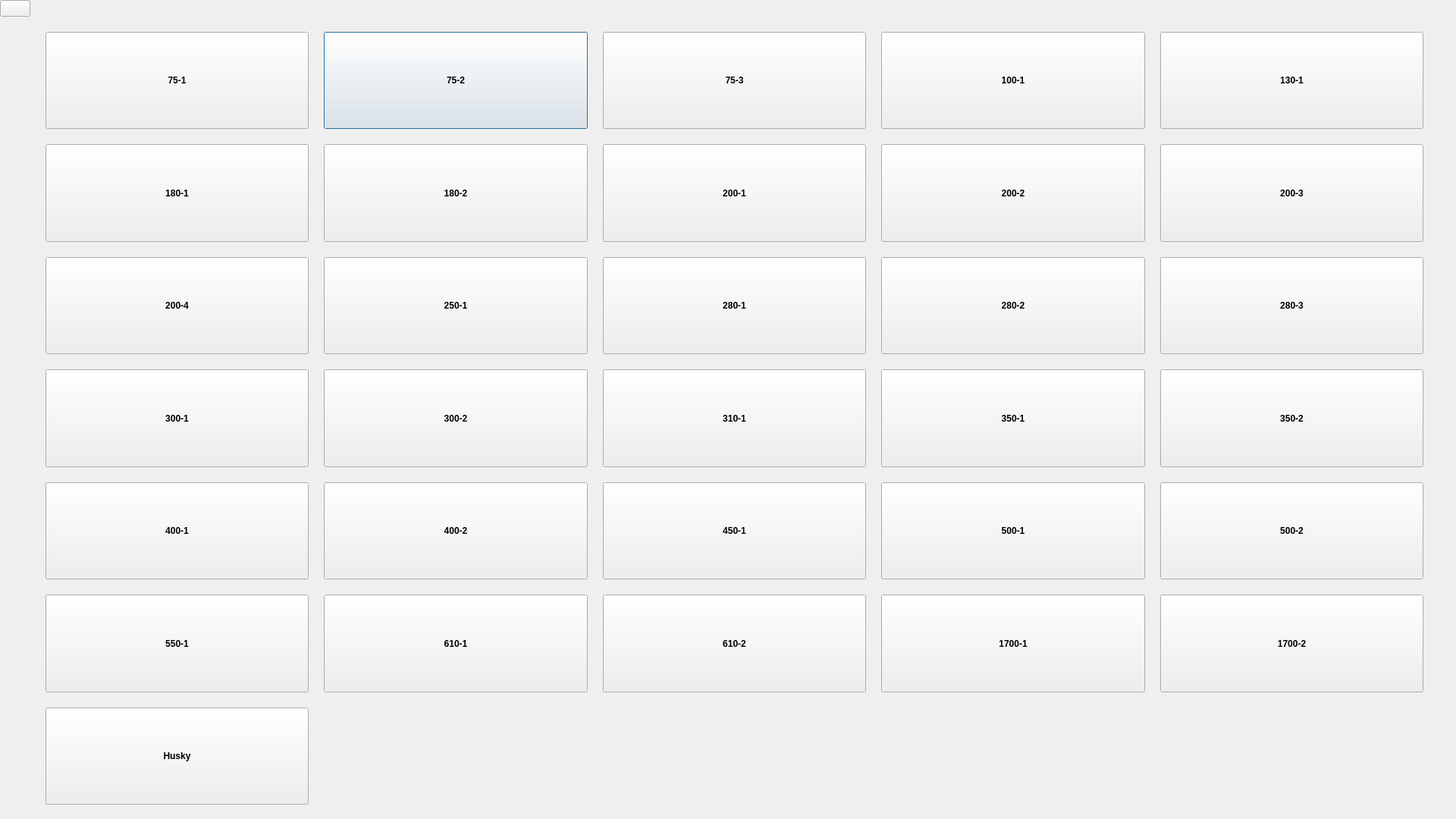
<?xml version="1.0" encoding="UTF-8"?>
<ui version="4.0">
 <class>Dialog</class>
 <widget class="QDialog" name="Dialog">
  <property name="geometry">
   <rect>
    <x>0</x>
    <y>0</y>
    <width>1920</width>
    <height>1080</height>
   </rect>
  </property>
  <property name="minimumSize">
   <size>
    <width>1280</width>
    <height>720</height>
   </size>
  </property>
  <property name="maximumSize">
   <size>
    <width>1920</width>
    <height>1080</height>
   </size>
  </property>
  <property name="mouseTracking">
   <bool>false</bool>
  </property>
  <property name="windowTitle">
   <string>Dialog</string>
  </property>
  <widget class="QWidget" name="gridLayoutWidget">
   <property name="geometry">
    <rect>
     <x>0</x>
     <y>0</y>
     <width>1921</width>
     <height>1081</height>
    </rect>
   </property>
   <layout class="QGridLayout" name="MachineLayout">
    <property name="leftMargin">
     <number>0</number>
    </property>
    <property name="bottomMargin">
     <number>0</number>
    </property>
    <property name="spacing">
     <number>20</number>
    </property>
    <item row="0" column="1" colspan="5">
     <spacer name="horizontalSpacer">
      <property name="orientation">
       <enum>Qt::Orientation::Horizontal</enum>
      </property>
      <property name="sizeHint" stdset="0">
       <size>
        <width>40</width>
        <height>20</height>
       </size>
      </property>
     </spacer>
    </item>
    <item row="1" column="2">
     <widget class="QPushButton" name="Button752">
      <property name="sizePolicy">
       <sizepolicy hsizetype="Expanding" vsizetype="Expanding">
        <horstretch>0</horstretch>
        <verstretch>0</verstretch>
       </sizepolicy>
      </property>
      <property name="font">
       <font>
        <bold>true</bold>
       </font>
      </property>
      <property name="text">
       <string>75-2</string>
      </property>
     </widget>
    </item>
    <item row="1" column="4">
     <widget class="QPushButton" name="Button1001">
      <property name="sizePolicy">
       <sizepolicy hsizetype="Expanding" vsizetype="Expanding">
        <horstretch>0</horstretch>
        <verstretch>0</verstretch>
       </sizepolicy>
      </property>
      <property name="font">
       <font>
        <bold>true</bold>
       </font>
      </property>
      <property name="text">
       <string>100-1</string>
      </property>
     </widget>
    </item>
    <item row="6" column="3">
     <widget class="QPushButton" name="Button6102">
      <property name="sizePolicy">
       <sizepolicy hsizetype="Expanding" vsizetype="Expanding">
        <horstretch>0</horstretch>
        <verstretch>0</verstretch>
       </sizepolicy>
      </property>
      <property name="font">
       <font>
        <bold>true</bold>
       </font>
      </property>
      <property name="text">
       <string>610-2</string>
      </property>
     </widget>
    </item>
    <item row="3" column="5">
     <widget class="QPushButton" name="Button2803">
      <property name="sizePolicy">
       <sizepolicy hsizetype="Expanding" vsizetype="Expanding">
        <horstretch>0</horstretch>
        <verstretch>0</verstretch>
       </sizepolicy>
      </property>
      <property name="font">
       <font>
        <bold>true</bold>
       </font>
      </property>
      <property name="text">
       <string>280-3</string>
      </property>
     </widget>
    </item>
    <item row="5" column="1">
     <widget class="QPushButton" name="Button4001">
      <property name="sizePolicy">
       <sizepolicy hsizetype="Expanding" vsizetype="Expanding">
        <horstretch>0</horstretch>
        <verstretch>0</verstretch>
       </sizepolicy>
      </property>
      <property name="font">
       <font>
        <bold>true</bold>
       </font>
      </property>
      <property name="text">
       <string>400-1</string>
      </property>
     </widget>
    </item>
    <item row="6" column="2">
     <widget class="QPushButton" name="Button6101">
      <property name="sizePolicy">
       <sizepolicy hsizetype="Expanding" vsizetype="Expanding">
        <horstretch>0</horstretch>
        <verstretch>0</verstretch>
       </sizepolicy>
      </property>
      <property name="font">
       <font>
        <bold>true</bold>
       </font>
      </property>
      <property name="text">
       <string>610-1</string>
      </property>
     </widget>
    </item>
    <item row="1" column="6" rowspan="7">
     <spacer name="verticalSpacer_2">
      <property name="orientation">
       <enum>Qt::Orientation::Vertical</enum>
      </property>
      <property name="sizeHint" stdset="0">
       <size>
        <width>44</width>
        <height>40</height>
       </size>
      </property>
     </spacer>
    </item>
    <item row="0" column="0">
     <widget class="QPushButton" name="ButtonExit">
      <property name="text">
       <string/>
      </property>
      <property name="icon">
       <iconset theme="QIcon::ThemeIcon::ApplicationExit"/>
      </property>
      <property name="iconSize">
       <size>
        <width>32</width>
        <height>32</height>
       </size>
      </property>
      <property name="shortcut">
       <string>Ctrl+W</string>
      </property>
      <property name="checkable">
       <bool>false</bool>
      </property>
      <property name="checked">
       <bool>false</bool>
      </property>
     </widget>
    </item>
    <item row="2" column="4">
     <widget class="QPushButton" name="Button2002">
      <property name="sizePolicy">
       <sizepolicy hsizetype="Expanding" vsizetype="Expanding">
        <horstretch>0</horstretch>
        <verstretch>0</verstretch>
       </sizepolicy>
      </property>
      <property name="font">
       <font>
        <bold>true</bold>
       </font>
      </property>
      <property name="text">
       <string>200-2</string>
      </property>
     </widget>
    </item>
    <item row="4" column="1">
     <widget class="QPushButton" name="Button3001">
      <property name="sizePolicy">
       <sizepolicy hsizetype="Expanding" vsizetype="Expanding">
        <horstretch>0</horstretch>
        <verstretch>0</verstretch>
       </sizepolicy>
      </property>
      <property name="font">
       <font>
        <bold>true</bold>
       </font>
      </property>
      <property name="text">
       <string>300-1</string>
      </property>
     </widget>
    </item>
    <item row="3" column="3">
     <widget class="QPushButton" name="Button2801">
      <property name="sizePolicy">
       <sizepolicy hsizetype="Expanding" vsizetype="Expanding">
        <horstretch>0</horstretch>
        <verstretch>0</verstretch>
       </sizepolicy>
      </property>
      <property name="font">
       <font>
        <bold>true</bold>
       </font>
      </property>
      <property name="text">
       <string>280-1</string>
      </property>
     </widget>
    </item>
    <item row="4" column="2">
     <widget class="QPushButton" name="Button3002">
      <property name="sizePolicy">
       <sizepolicy hsizetype="Expanding" vsizetype="Expanding">
        <horstretch>0</horstretch>
        <verstretch>0</verstretch>
       </sizepolicy>
      </property>
      <property name="font">
       <font>
        <bold>true</bold>
       </font>
      </property>
      <property name="text">
       <string>300-2</string>
      </property>
     </widget>
    </item>
    <item row="1" column="0" rowspan="7">
     <spacer name="verticalSpacer">
      <property name="orientation">
       <enum>Qt::Orientation::Vertical</enum>
      </property>
      <property name="sizeHint" stdset="0">
       <size>
        <width>20</width>
        <height>40</height>
       </size>
      </property>
     </spacer>
    </item>
    <item row="2" column="3">
     <widget class="QPushButton" name="Button2001">
      <property name="sizePolicy">
       <sizepolicy hsizetype="Expanding" vsizetype="Expanding">
        <horstretch>0</horstretch>
        <verstretch>0</verstretch>
       </sizepolicy>
      </property>
      <property name="font">
       <font>
        <bold>true</bold>
       </font>
      </property>
      <property name="text">
       <string>200-1</string>
      </property>
     </widget>
    </item>
    <item row="4" column="4">
     <widget class="QPushButton" name="Button3501">
      <property name="sizePolicy">
       <sizepolicy hsizetype="Expanding" vsizetype="Expanding">
        <horstretch>0</horstretch>
        <verstretch>0</verstretch>
       </sizepolicy>
      </property>
      <property name="font">
       <font>
        <bold>true</bold>
       </font>
      </property>
      <property name="text">
       <string>350-1</string>
      </property>
     </widget>
    </item>
    <item row="6" column="1">
     <widget class="QPushButton" name="Button5501">
      <property name="sizePolicy">
       <sizepolicy hsizetype="Expanding" vsizetype="Expanding">
        <horstretch>0</horstretch>
        <verstretch>0</verstretch>
       </sizepolicy>
      </property>
      <property name="font">
       <font>
        <bold>true</bold>
       </font>
      </property>
      <property name="text">
       <string>550-1</string>
      </property>
     </widget>
    </item>
    <item row="4" column="3">
     <widget class="QPushButton" name="Button3101">
      <property name="sizePolicy">
       <sizepolicy hsizetype="Expanding" vsizetype="Expanding">
        <horstretch>0</horstretch>
        <verstretch>0</verstretch>
       </sizepolicy>
      </property>
      <property name="font">
       <font>
        <bold>true</bold>
       </font>
      </property>
      <property name="text">
       <string>310-1</string>
      </property>
     </widget>
    </item>
    <item row="6" column="4">
     <widget class="QPushButton" name="Button17001">
      <property name="sizePolicy">
       <sizepolicy hsizetype="Expanding" vsizetype="Expanding">
        <horstretch>0</horstretch>
        <verstretch>0</verstretch>
       </sizepolicy>
      </property>
      <property name="font">
       <font>
        <bold>true</bold>
       </font>
      </property>
      <property name="text">
       <string>1700-1</string>
      </property>
     </widget>
    </item>
    <item row="5" column="3">
     <widget class="QPushButton" name="Button4501">
      <property name="sizePolicy">
       <sizepolicy hsizetype="Expanding" vsizetype="Expanding">
        <horstretch>0</horstretch>
        <verstretch>0</verstretch>
       </sizepolicy>
      </property>
      <property name="font">
       <font>
        <bold>true</bold>
       </font>
      </property>
      <property name="text">
       <string>450-1</string>
      </property>
     </widget>
    </item>
    <item row="5" column="4">
     <widget class="QPushButton" name="Button5001">
      <property name="sizePolicy">
       <sizepolicy hsizetype="Expanding" vsizetype="Expanding">
        <horstretch>0</horstretch>
        <verstretch>0</verstretch>
       </sizepolicy>
      </property>
      <property name="font">
       <font>
        <bold>true</bold>
       </font>
      </property>
      <property name="text">
       <string>500-1</string>
      </property>
     </widget>
    </item>
    <item row="5" column="5">
     <widget class="QPushButton" name="Button5002">
      <property name="sizePolicy">
       <sizepolicy hsizetype="Expanding" vsizetype="Expanding">
        <horstretch>0</horstretch>
        <verstretch>0</verstretch>
       </sizepolicy>
      </property>
      <property name="font">
       <font>
        <bold>true</bold>
       </font>
      </property>
      <property name="text">
       <string>500-2</string>
      </property>
     </widget>
    </item>
    <item row="6" column="5">
     <widget class="QPushButton" name="Button17002">
      <property name="sizePolicy">
       <sizepolicy hsizetype="Expanding" vsizetype="Expanding">
        <horstretch>0</horstretch>
        <verstretch>0</verstretch>
       </sizepolicy>
      </property>
      <property name="font">
       <font>
        <bold>true</bold>
       </font>
      </property>
      <property name="text">
       <string>1700-2</string>
      </property>
     </widget>
    </item>
    <item row="2" column="2">
     <widget class="QPushButton" name="Button1802">
      <property name="sizePolicy">
       <sizepolicy hsizetype="Expanding" vsizetype="Expanding">
        <horstretch>0</horstretch>
        <verstretch>0</verstretch>
       </sizepolicy>
      </property>
      <property name="font">
       <font>
        <bold>true</bold>
       </font>
      </property>
      <property name="text">
       <string>180-2</string>
      </property>
     </widget>
    </item>
    <item row="1" column="1">
     <widget class="QPushButton" name="Button751">
      <property name="sizePolicy">
       <sizepolicy hsizetype="Expanding" vsizetype="Expanding">
        <horstretch>0</horstretch>
        <verstretch>0</verstretch>
       </sizepolicy>
      </property>
      <property name="font">
       <font>
        <bold>true</bold>
       </font>
      </property>
      <property name="text">
       <string>75-1</string>
      </property>
     </widget>
    </item>
    <item row="5" column="2">
     <widget class="QPushButton" name="Button4002">
      <property name="sizePolicy">
       <sizepolicy hsizetype="Expanding" vsizetype="Expanding">
        <horstretch>0</horstretch>
        <verstretch>0</verstretch>
       </sizepolicy>
      </property>
      <property name="font">
       <font>
        <bold>true</bold>
       </font>
      </property>
      <property name="text">
       <string>400-2</string>
      </property>
     </widget>
    </item>
    <item row="3" column="1">
     <widget class="QPushButton" name="Button2004">
      <property name="sizePolicy">
       <sizepolicy hsizetype="Expanding" vsizetype="Expanding">
        <horstretch>0</horstretch>
        <verstretch>0</verstretch>
       </sizepolicy>
      </property>
      <property name="font">
       <font>
        <bold>true</bold>
       </font>
      </property>
      <property name="text">
       <string>200-4</string>
      </property>
     </widget>
    </item>
    <item row="2" column="1">
     <widget class="QPushButton" name="Button1801">
      <property name="sizePolicy">
       <sizepolicy hsizetype="Expanding" vsizetype="Expanding">
        <horstretch>0</horstretch>
        <verstretch>0</verstretch>
       </sizepolicy>
      </property>
      <property name="font">
       <font>
        <bold>true</bold>
       </font>
      </property>
      <property name="text">
       <string>180-1</string>
      </property>
     </widget>
    </item>
    <item row="8" column="1" colspan="5">
     <spacer name="horizontalSpacer_2">
      <property name="orientation">
       <enum>Qt::Orientation::Horizontal</enum>
      </property>
      <property name="sizeHint" stdset="0">
       <size>
        <width>40</width>
        <height>20</height>
       </size>
      </property>
     </spacer>
    </item>
    <item row="3" column="4">
     <widget class="QPushButton" name="Button2802">
      <property name="sizePolicy">
       <sizepolicy hsizetype="Expanding" vsizetype="Expanding">
        <horstretch>0</horstretch>
        <verstretch>0</verstretch>
       </sizepolicy>
      </property>
      <property name="font">
       <font>
        <bold>true</bold>
       </font>
      </property>
      <property name="text">
       <string>280-2</string>
      </property>
     </widget>
    </item>
    <item row="2" column="5">
     <widget class="QPushButton" name="Button2003">
      <property name="sizePolicy">
       <sizepolicy hsizetype="Expanding" vsizetype="Expanding">
        <horstretch>0</horstretch>
        <verstretch>0</verstretch>
       </sizepolicy>
      </property>
      <property name="font">
       <font>
        <bold>true</bold>
       </font>
      </property>
      <property name="text">
       <string>200-3</string>
      </property>
     </widget>
    </item>
    <item row="7" column="1">
     <widget class="QPushButton" name="ButtonHusky">
      <property name="sizePolicy">
       <sizepolicy hsizetype="Expanding" vsizetype="Expanding">
        <horstretch>0</horstretch>
        <verstretch>0</verstretch>
       </sizepolicy>
      </property>
      <property name="font">
       <font>
        <bold>true</bold>
       </font>
      </property>
      <property name="text">
       <string>Husky</string>
      </property>
     </widget>
    </item>
    <item row="1" column="5">
     <widget class="QPushButton" name="Button1301">
      <property name="sizePolicy">
       <sizepolicy hsizetype="Expanding" vsizetype="Expanding">
        <horstretch>0</horstretch>
        <verstretch>0</verstretch>
       </sizepolicy>
      </property>
      <property name="font">
       <font>
        <bold>true</bold>
       </font>
      </property>
      <property name="text">
       <string>130-1</string>
      </property>
     </widget>
    </item>
    <item row="4" column="5">
     <widget class="QPushButton" name="Button3502">
      <property name="sizePolicy">
       <sizepolicy hsizetype="Expanding" vsizetype="Expanding">
        <horstretch>0</horstretch>
        <verstretch>0</verstretch>
       </sizepolicy>
      </property>
      <property name="font">
       <font>
        <bold>true</bold>
       </font>
      </property>
      <property name="text">
       <string>350-2</string>
      </property>
     </widget>
    </item>
    <item row="3" column="2">
     <widget class="QPushButton" name="Button2501">
      <property name="sizePolicy">
       <sizepolicy hsizetype="Expanding" vsizetype="Expanding">
        <horstretch>0</horstretch>
        <verstretch>0</verstretch>
       </sizepolicy>
      </property>
      <property name="font">
       <font>
        <bold>true</bold>
       </font>
      </property>
      <property name="text">
       <string>250-1</string>
      </property>
     </widget>
    </item>
    <item row="1" column="3">
     <widget class="QPushButton" name="Button753">
      <property name="sizePolicy">
       <sizepolicy hsizetype="Expanding" vsizetype="Expanding">
        <horstretch>0</horstretch>
        <verstretch>0</verstretch>
       </sizepolicy>
      </property>
      <property name="font">
       <font>
        <bold>true</bold>
       </font>
      </property>
      <property name="text">
       <string>75-3</string>
      </property>
     </widget>
    </item>
   </layout>
  </widget>
 </widget>
 <resources/>
 <connections/>
</ui>
